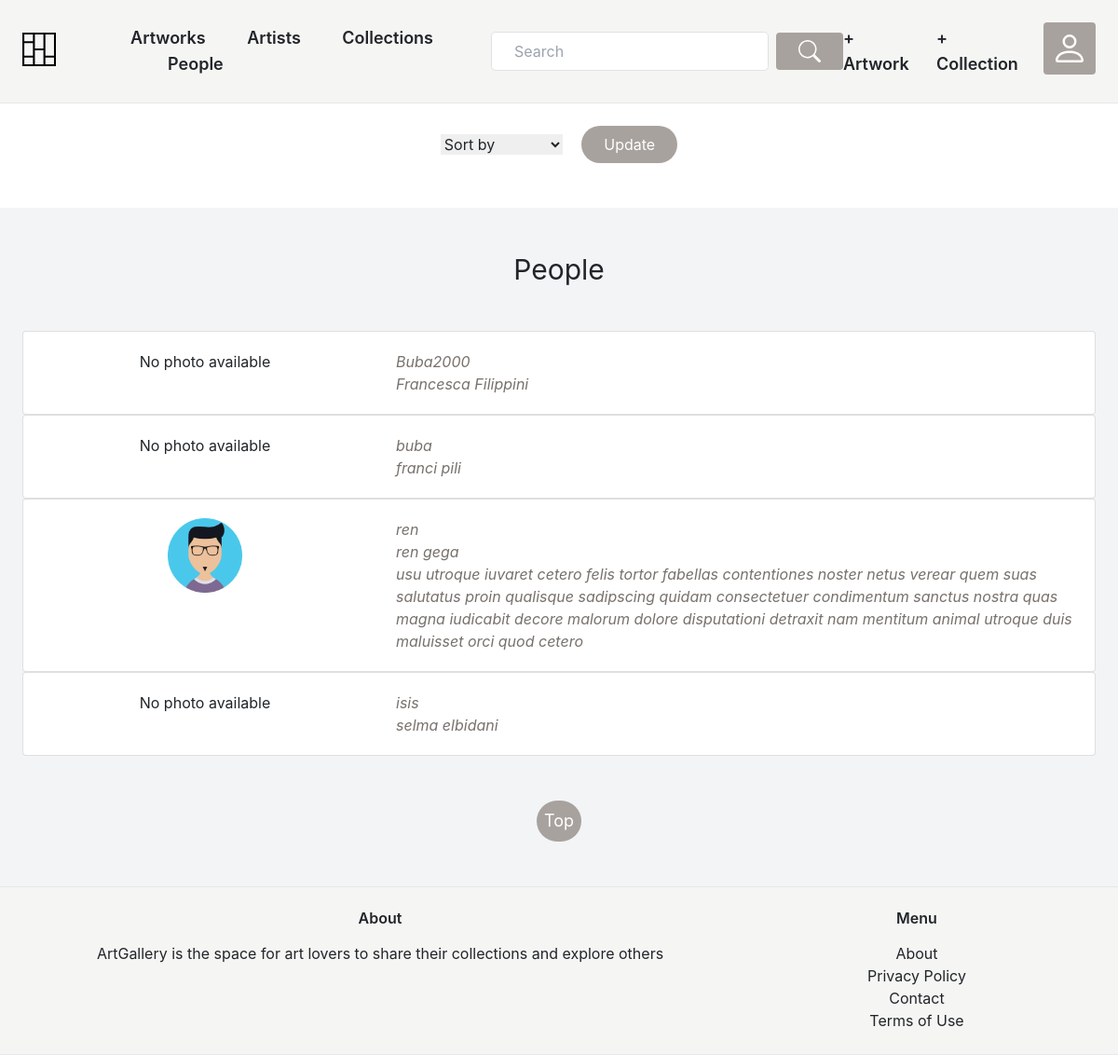
The app's page /accounts/all_users/ (signed in), older data.
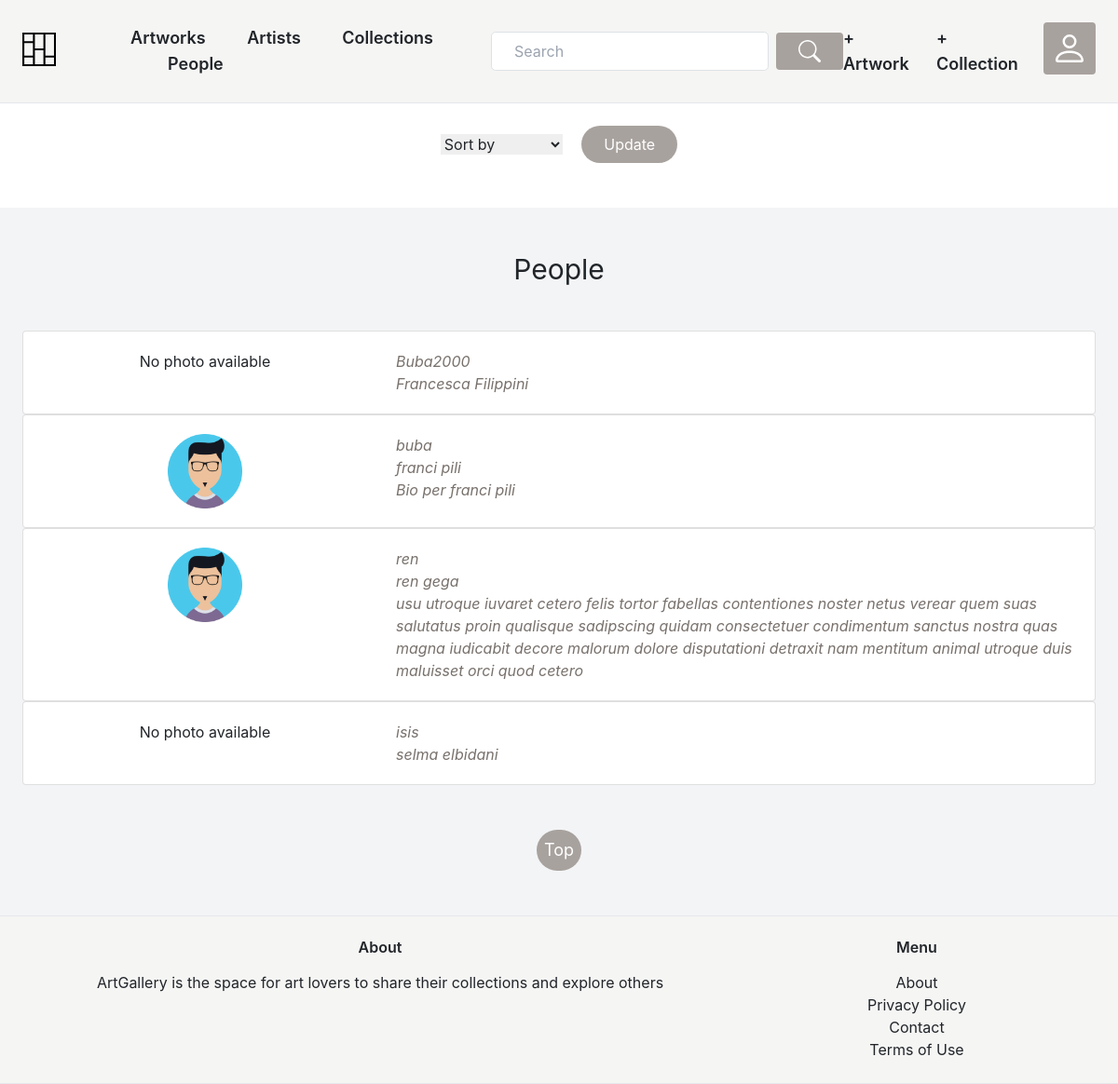
The same page, newer data.
### accounts/models.py (models this page shows)
class CustomUser(AbstractUser, PermissionsMixin):
    name = models.CharField(max_length=255)
    surname = models.CharField(max_length=255)
    bio = models.TextField(blank=True, null=True)
    date_of_birth = models.DateField(blank=True, null=True)
    photo = models.ImageField(upload_to='profile_pics/', blank=True, null=True)
    email = models.EmailField(unique=True)
    REQUIRED_FIELDS = ['name', 'surname', 'date_of_birth', 'email']
    objects = CustomUserManager()

### accounts/views.py (the view)
# urls.py: path('all_users/', views.all_users, name = 'all_users'),
def all_users(request):
    if request.user.is_authenticated:
        sort_param = request.GET.get('filter', 'name')  # Get the sorting parameter from the URL query string, defaulting to 'name'
        if sort_param == 'name':
            users = User.objects.all().order_by('name')
        elif sort_param == '-name':
            users = User.objects.all().order_by('-name')
        elif sort_param == 'surname':
            users = User.objects.all().order_by('surname')
        elif sort_param == '-surname':
            users = User.objects.all().order_by('-surname')
        elif sort_param == 'year':
            users = User.objects.all().order_by('date_of_birth')
        elif sort_param == '-year':
            users = User.objects.all().order_by('-date_of_birth')
        else:
            users = User.objects.all()
        return render(request, 'accounts/all_users.html', {'users': users})
    else:
        return redirect('accounts:login')

### accounts/templates/accounts/all_users.html (shortened to what this page needs)
{% extends 'core/base.html' %}
{% block content %}
<div class=" flex justify-center">
    <div >
        <form action="" method="GET">
            <div>
                <select name="filter" id="">
                    <option value="" disabled selected>Sort by</option>
                </select>
                <button type="submit" class="ml-3 bg-stone-400 text-white px-4 py-2 rounded-3xl">Update</button>
            </div>
        </form>
    </div>
</div>
</div>
<div class="mt-6 px-6 py-12 bg-gray-100">
    <h1 class="mb-12 text-3xl text-center">People</h1>
    <div class="grid grid-cols-1 w-100">
        {% for user in users %}
        <div>
            <a href="{% url 'accounts:my_profile' user.id %}" class="">
                <div class="card">
                    <div class="card-body">
                        <div class="row">
                            <div class="col-4 flex justify-center">
                                {% if user.photo %}
                                <img src="{{ user.photo.url }}" class="h-20" alt="">
                                {% else %}
                                <p>No photo available</p>
                                {% endif %}
                            </div>
                            <div class="col-8">
                                <p class="card-text italic text-stone-500">{{ user.username }} </p>
                                <p class="card-text italic text-stone-500">{{ user.name }} {{ user.surname }} </p>
                                <p class="card-text italic text-stone-500">{{ user.bio }} </p>
                            </div>
                        </div>
                    </div>
                </div>
            </a>
        </div>
        {% endfor %}
    </div>
    <div class="flex justify-center mt-12">
        <a href="#" class=" p-2 text-lg bg-stone-400 text-white hover:bg-stone-500 rounded-3xl">Top</a>
    </div>
</div>
{% endblock %}

Row changes from the older to the newer data that the page shows:
changed CustomUser "buba": photo: picture added; bio (not shown) → "Bio per franci pili"; no longer shows "No photo available"
